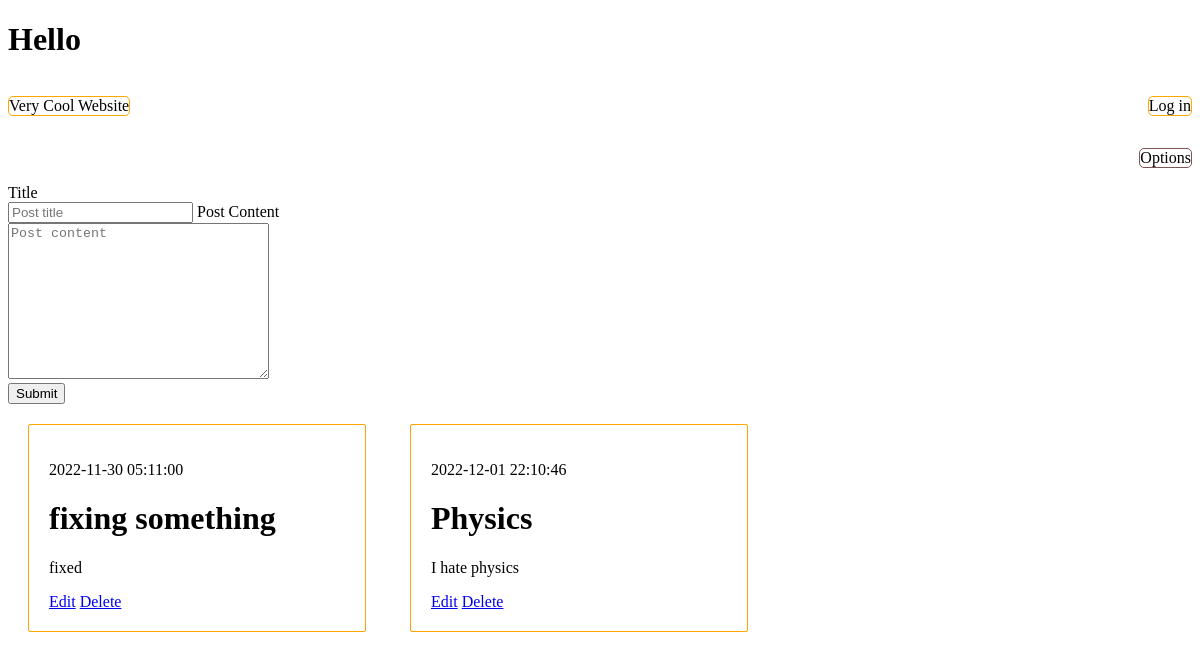
Before: / with the older database file.
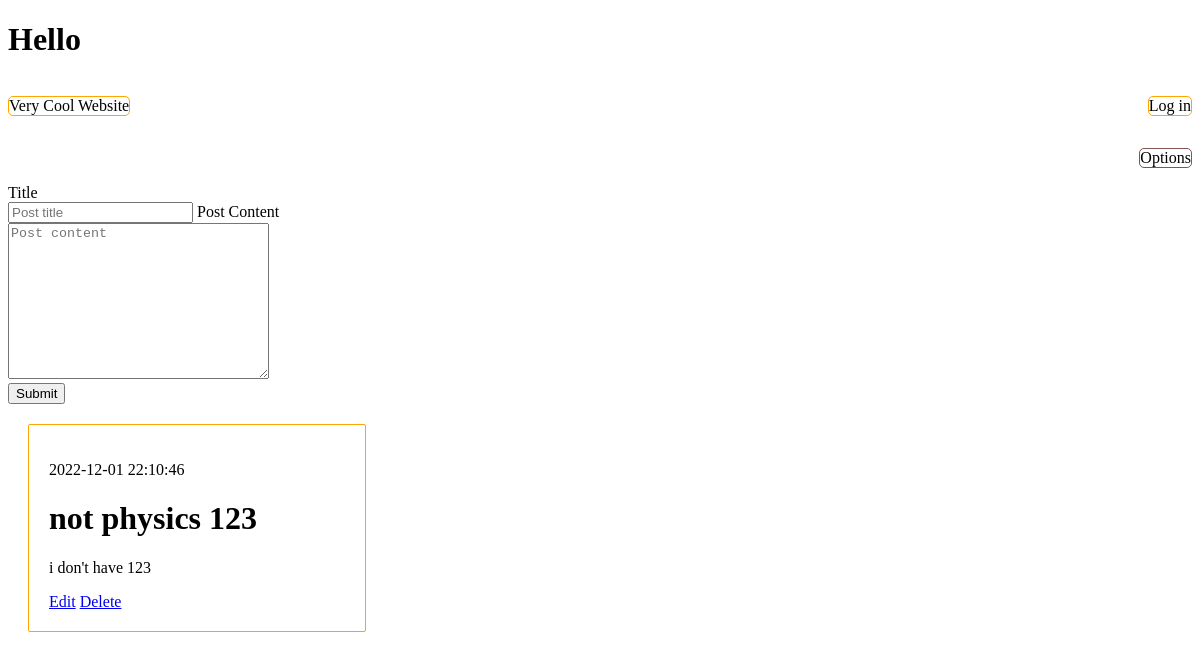
After: the same page with the newer database file.
### tables this page shows
CREATE TABLE posts (
    id INTEGER PRIMARY KEY AUTOINCREMENT,
    created TIMESTAMP NOT NULL DEFAULT CURRENT_TIMESTAMP,
    title TEXT NOT NULL,
    content TEXT NOT NULL
);

### app.py (the view)
@app.route("/")
def index():
    conn = get_db_connection()
    posts = conn.execute('SELECT * FROM posts').fetchall()
    conn.close()
    return render_template("/index.html", posts=posts)

### app.py (called while the page is built)
def get_db_connection():
    conn = sqlite3.connect('database.db')
    conn.row_factory = sqlite3.Row
    return conn

### templates/index.html (shortened to what this page needs)
<!DOCTYPE html>
<html lang="en">
    <head>
    <link rel="stylesheet" href="{{ url_for('static', filename='style.css') }}">
</head>
<body>
    <h1>Hello</h1>
    <div class="nav-bar">
        <p class="logo">Very Cool Website</p>
        <p class="login">Log in</p>
    </div>
    <div class = "options">
        <p>Options</p>
    </div>
    <div>
        <form action="/handle_data" method="post">
            <label for="title">Title</label>
            <br>
            <input type="text" name ="title"
            placeholder="Post title" value="{{request.form['title'] }}" required> </input>
            <label for="content">Post Content</label>
            <br>
            <textarea name="content" placeholder="Post content"
                    cols="30" rows="10" required
                    value = "{{ request.form['content']}}"></textarea>
            <br>
            <button type = "submit">Submit</button>
        </form>
    </div>
    <div class="items">
        {% for post in posts %}
        <div>
            <p>{{ post['created'] }}</p>
            <h1>{{ post['title'] }}</h1>
            <p>{{ post['content'] }}</p>
            <a href= "{{ url_for('edit', id = post['id']) }}" >Edit</a>
            <a href="{{ url_for('delete', id = post['id']) }}">Delete</a>
        </div>
        {% endfor %}
    </div>
</body>
</html>

### static/style.css (style rules this page uses)
.nav-bar { display: flex; justify-content: space-between; }
.logo { border: solid 1px orange; border-radius: 5px; }
.login { border: solid 1px orange; border-radius: 5px; }
.items { display: inline; }
.items div { border: solid 1px orange; border-radius: 2px; display: inline-block; width: 25%; margin: 20px; padding: 20px; cursor: pointer; }
.options { display: flex; justify-content: right; }
.options p { border: solid 1px rgb(129, 85, 85); border-radius: 5px; }

Changed rows visible on the page:
removed posts: created "2022-11-30 05:11:00", title "fixing something", content "fixed"
changed posts: title "Physics" → "not physics 123"; content "I hate physics" → "i don't have 123"
